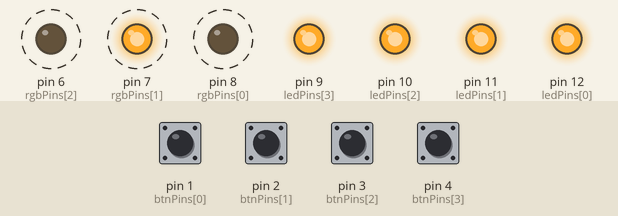
Recording of a sketch running on a simulated Arduino Uno, built with avr-gcc and run on an emulated ATmega328P. Parts: output pins drawn as LEDs (lit = HIGH). Dashed ring = blinking. The test bench sets the inputs (shaded band); at power-on: pin 1 (btnPins[0]), pin 2 (btnPins[1]), pin 3 (btnPins[2]), pin 4 (btnPins[3]) HIGH.

Above: at 1.26 s.
1.3 s: pin 1 (btnPins[0]) pulled LOW for 0.15 s
At 1.91 s:
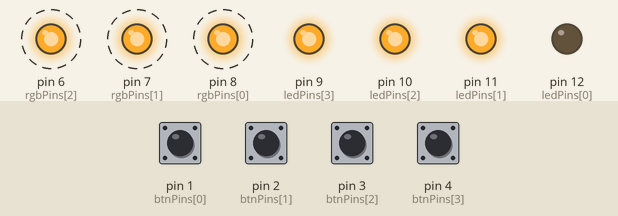
4.3 s: pin 2 (btnPins[1]) pulled LOW for 0.15 s
At 5.12 s:
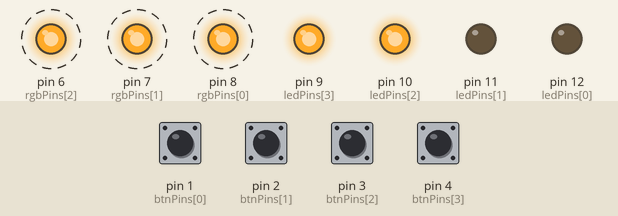
7.3 s: pin 3 (btnPins[2]) pulled LOW for 0.15 s
At 8.34 s:
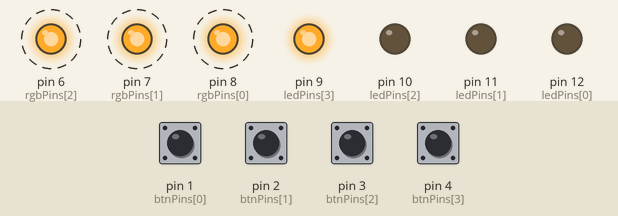
10.3 s: pin 4 (btnPins[3]) pulled LOW for 0.15 s
At 11.57 s:
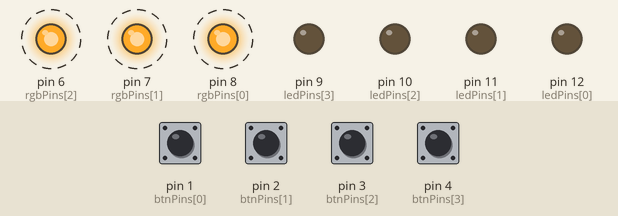
13.3 s: pin 1 (btnPins[0]) pulled LOW for 1 s
At 14.79 s:
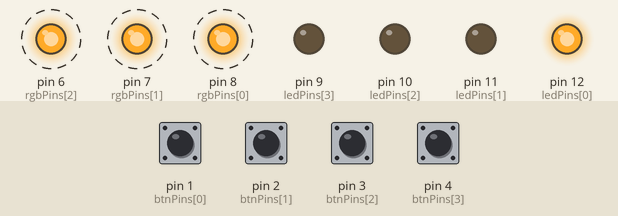
16.3 s: pin 2 (btnPins[1]) pulled LOW for 1 s
At 16.41 s:
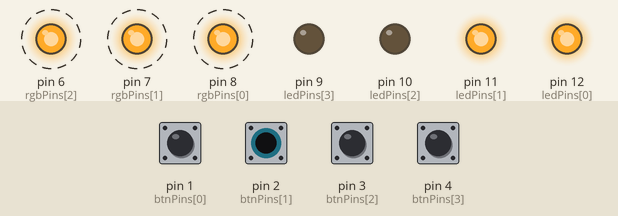
Timing chart, 0 to 20.3 s (numbered marks = the images above; inputs shaded):
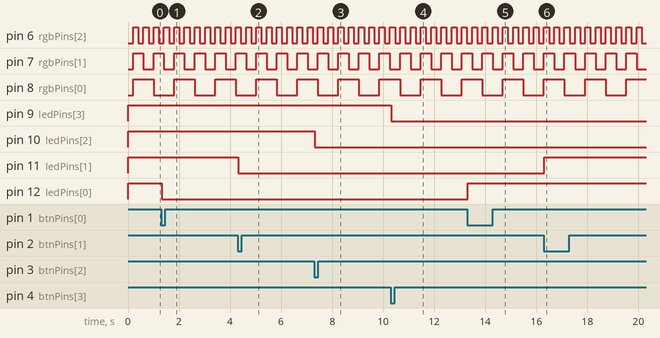

Measured:
- after the input at 1.3 s, pin 12 (ledPins[0]): HIGH → LOW at once
- after the input at 4.3 s, pin 11 (ledPins[1]): HIGH → LOW at once
- after the input at 7.3 s, pin 10 (ledPins[2]): HIGH → LOW at once
- after the input at 10.3 s, pin 9 (ledPins[3]): HIGH → LOW at once
- after the input at 13.3 s, pin 12 (ledPins[0]): LOW → HIGH at once
- after the input at 16.3 s, pin 11 (ledPins[1]): LOW → HIGH at once
- by itself, pin 6 (rgbPins[2]): alternates HIGH for 0.20 s and LOW for 0.20 s
- by itself, pin 7 (rgbPins[1]): alternates HIGH for 0.40 s and LOW for 0.40 s

The sketch:

lab1_zad3.ino
```cpp
const int ledPins[]={12,11,10,9};
const int rgbPins[]={8,7,6};
const int btnPins[]={1,2,3,4};

int ledStates[]={HIGH,HIGH,HIGH,HIGH};
int btnStates[]={HIGH,HIGH,HIGH,HIGH};

int rgbState=0;
unsigned long lastT=0;
const unsigned long interval=200;

void setup()
{
  for(int i=0; i<4; i++){
  	pinMode(ledPins[i], OUTPUT);
  }
  for(int i=0; i<3; i++){
  	pinMode(rgbPins[i], OUTPUT);
  }
  for(int i=0; i<4; i++){
  	pinMode(btnPins[i], INPUT_PULLUP);
  }
}

void loop()
{
  for(int i=0; i<4; i++){
    int input = digitalRead(btnPins[i]);
    if(input!=btnStates[i]){
    	delay(20);
      	btnStates[i]=input;
        if(btnStates[i]==LOW){
          switch(btnPins[i]){
          	case 1:
            	ledStates[0]=!ledStates[0];
            	break;
            case 2:
            	ledStates[1]=!ledStates[1];
            	break;
            case 3:
            	ledStates[2]=!ledStates[2];
            	break;
            case 4:
            	ledStates[3]=!ledStates[3];
            	break;
          }
        }
    }
    digitalWrite(ledPins[i], ledStates[i]);
  }
  unsigned long currentT = millis();
  if(currentT-lastT>interval){
    lastT=currentT;
    digitalWrite(rgbPins[0], (rgbState&0b100)?LOW:HIGH);
    digitalWrite(rgbPins[1], (rgbState&0b010)?LOW:HIGH);
    digitalWrite(rgbPins[2], (rgbState&0b001)?LOW:HIGH);
    rgbState++;
    if(rgbState>7){
      rgbState=0;
    }
  }
}
```
